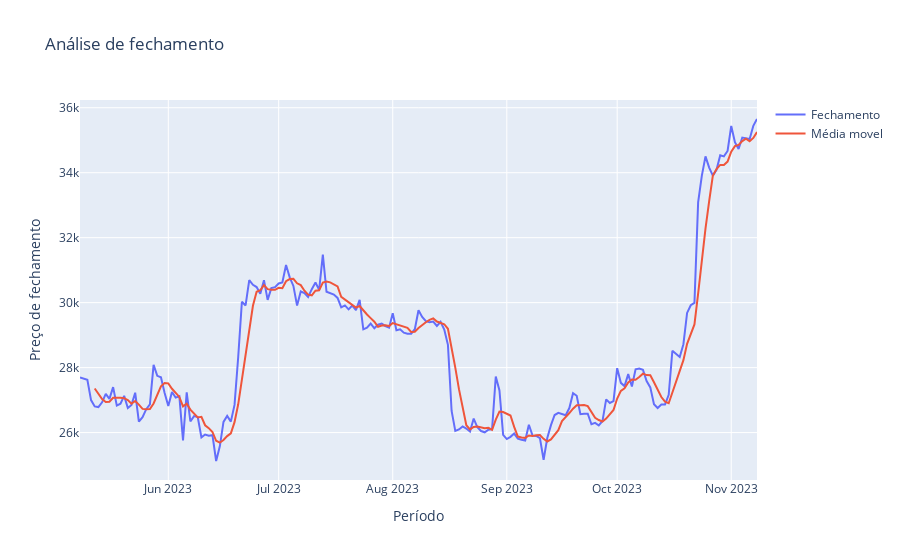

This figure's notebook cell:
### Code cell
# utilizando o plotly.graph_objects (go)

# criando o gráfico dos preços de fechamento
fig = go.Figure(
    data = go.Scatter(
        x = dados.index,
        y = dados['Close'],
        name = 'Fechamento'
    )
)

# adicionando no gráfico de fechamento a linha com os dados das médias móveis de fechamento
fig.add_trace(
    go.Scatter(
        x = dados.index,
        y = dados['Media_movel'],
        name = 'Média movel'
    )
)

# editando o título do gráfico e os eixos
fig.update_layout(
    title = 'Análise de fechamento',
    xaxis_title = 'Período',
    yaxis_title = 'Preço de fechamento'
)

# exibindo o gráfico
fig.show()

### Figure 1 — Plotly figure (JSON) as saved in the notebook; plotly's stock layout.template omitted (floating-point values rounded to 4 significant figures; data arrays with more than 128 entries replaced by an {"elided": "..."} marker saying what was removed)
{"data": [{"name": "Fechamento", "type": "scatter", "x": {"elided": "185 str values"}, "y": {"elided": "185 float values"}}, {"name": "Média movel", "type": "scatter", "x": {"elided": "185 str values"}, "y": {"elided": "185 float values"}}], "layout": {"title": {"text": "Análise de fechamento"}, "xaxis": {"title": {"text": "Período"}}, "yaxis": {"title": {"text": "Preço de fechamento"}}}}
